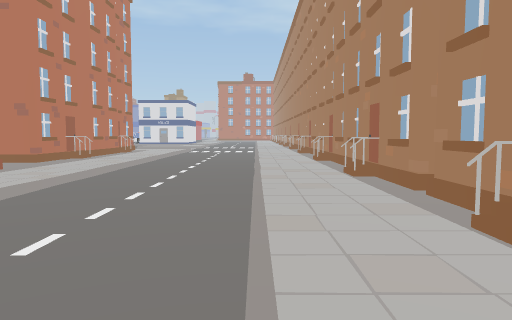
View 1 (above)

23 first-person views from a walk through a Unity game level. The camera is 1.3 m above the floor, tilts 4° down and sees 70° across. The floor is counted in squares, 2 m on a side. Each view is taken from the middle of a square. On the plan, view 1 faces up. The plan holds only what a view shows up to about 11 squares ahead; the rest is blank. The place goes on beyond the plan. The player character is not drawn.

View 2
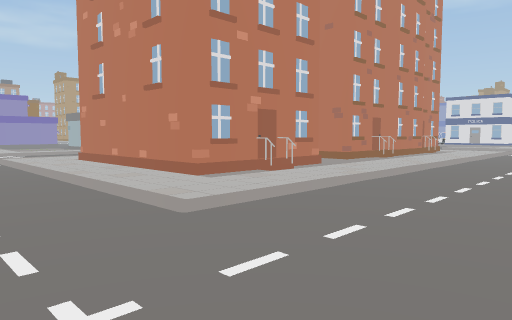

View 3
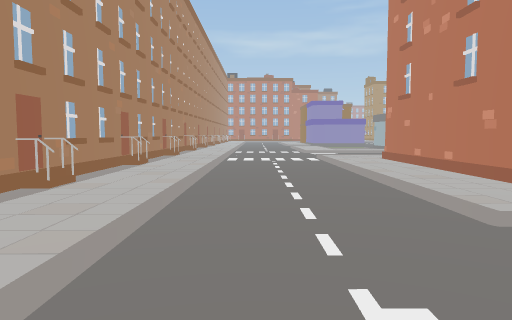

View 4
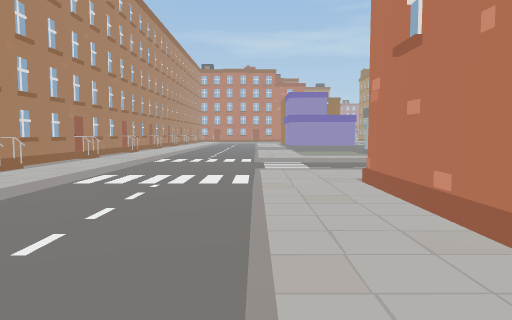

View 5
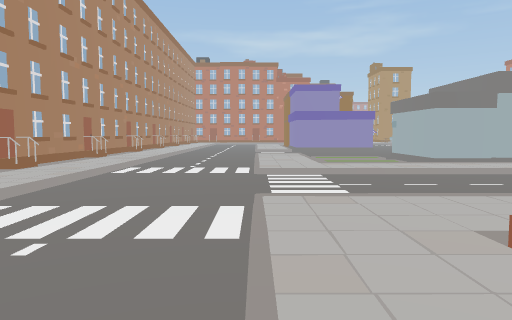

View 6
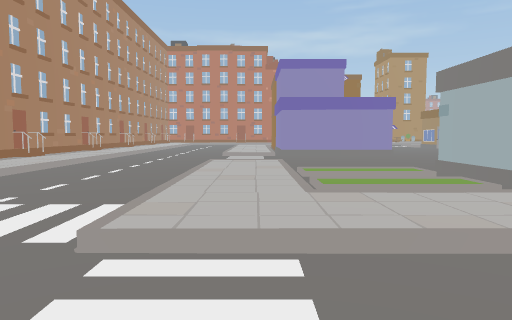

View 7
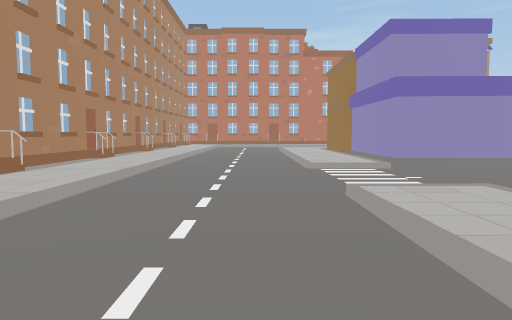

View 8
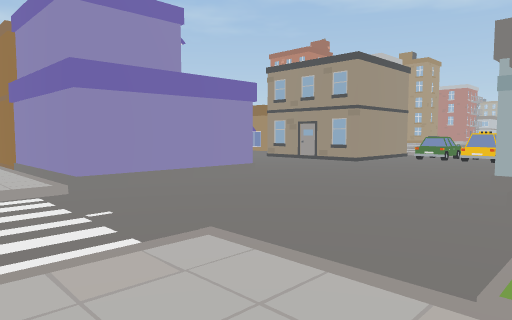

View 9
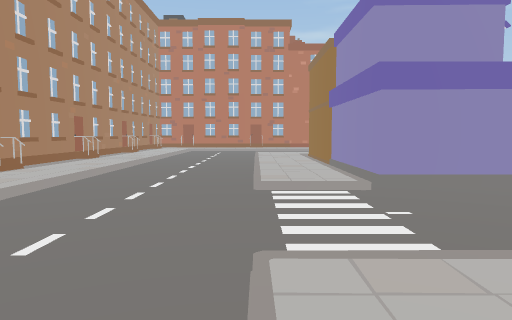

View 10
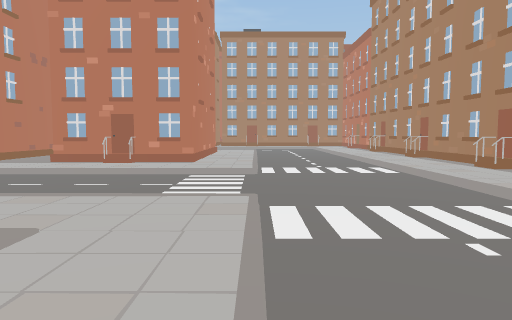

View 11
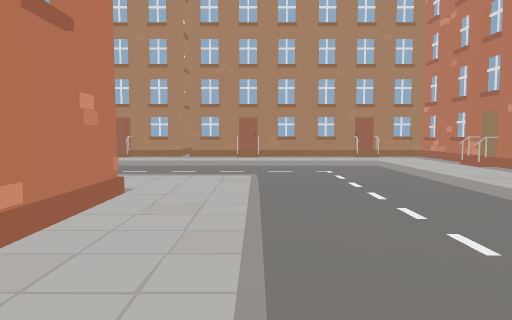

View 12
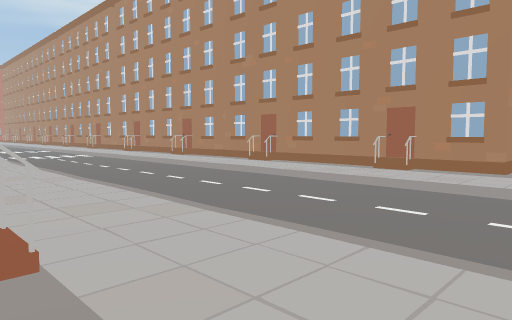

View 13
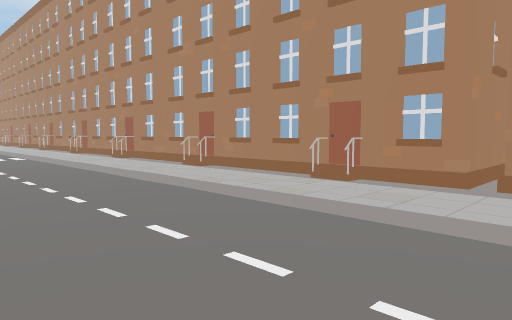

View 14
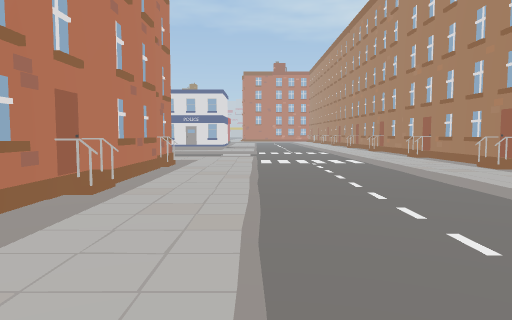

View 15
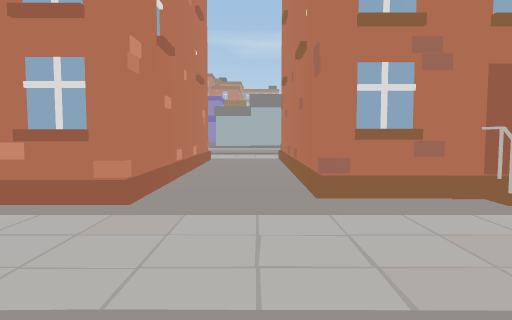

View 16
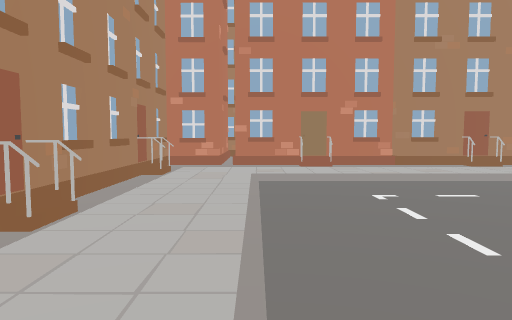

View 17
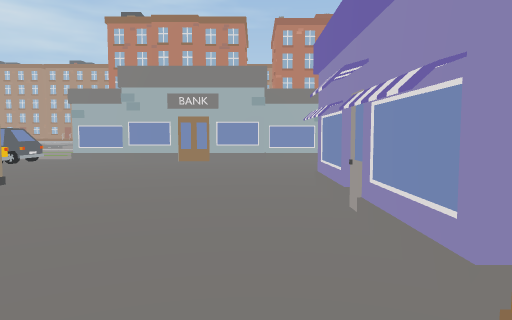

View 18
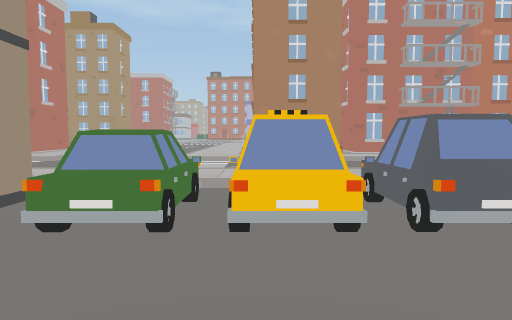

View 19
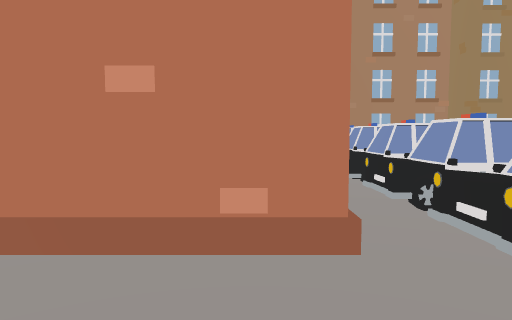

View 20
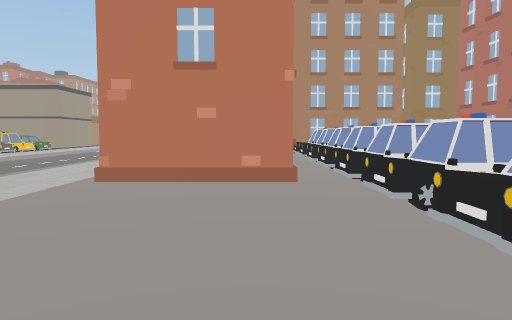

View 21
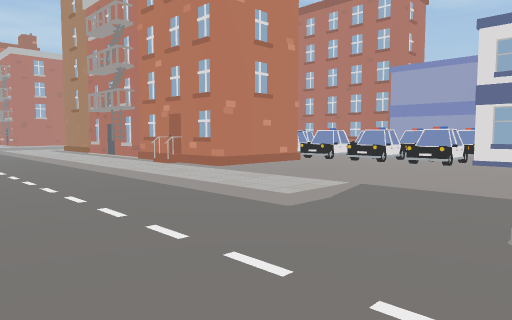

View 22
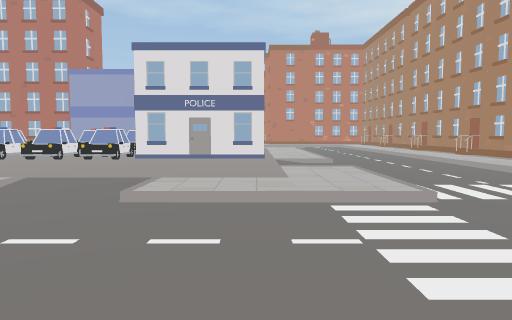

View 23
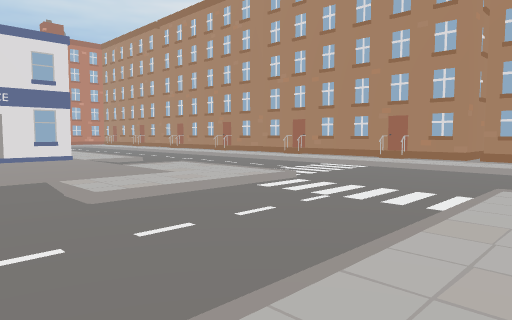

### Floor plan
Key: @ floor where view 1 was taken; # wall or solid block; . main floor; : floor 0.25 m higher than the main floor; / step, stairs or slope; H house; C car; O other object.
Columns run from 30 left of view 1 to 4 right of it. Each row starts with its distance up from view 1.
 27            HCCCCCCC CC    :/../:H
 26            HCCCCCCCCCCO##O:/../:#
 25            HCHHCHHCCCC::::..../:
 24                H  #:::::::..../:
 23                   #::::::::/../:
 22       /:   ###H####::::::::/../:#
 21       /:   :::::::::::..:::/../:#
 20    /  //  ////////////..////../:##
 19    ..  .  ..................../:H##
 18     .  .    ................../:H
 17        //   //       ///////../:#
 16        :::            :::::/../:#
 15        CC.C              H:/../:#
 14       .CCCC:             #:/../:#
 13       ...C./             #:/../:#
 12       .....#             #:/../:H
 11    H .....##             #:/../:#
 10    .......#             ##:/../:#
  9   ........#         H####H:/../:#
  8  .........## #:   /::::::::/../:#
  7   HH#H.....###:/  /:######:/../:#
  6       .....///:/../:#    #:/../:#
  5       .....: /:/../:##  ##:/../:H
  4 ######.....://:/../:H####H:/../:###
  3 ::::::/../:::::/../::::::::/../:#
  2 ///////..///////..//////////../:#
  1 ............................../:H
  0 ..............................@:#
 -1 ///////////////////////////////:#
 -2 ::::::::::::::::::::::::::::::::#
 -3 ###H##### H######H######H#####HH#
 -4                                ##

Positions as (right, up) in squares from view 1, and headings:
1: (0, 0), facing up
2: (0, 0), facing up-left
3: (0, 0), facing left
4: (-5, 2), facing left
5: (-8, 2), facing left
6: (-13, 3), facing left
7: (-17, 1), facing left
8: (-19, 2), facing up-left
9: (-19, 2), facing left
10: (-19, 2), facing right
11: (-9, 2), facing right
12: (-5, 3), facing up-right
13: (-3, 3), facing up-right
14: (-3, 6), facing up
15: (-2, 8), facing left
16: (0, 5), facing down
17: (-29, 8), facing right
18: (-22, 11), facing up
19: (-10, 24), facing left
20: (-7, 24), facing left
21: (-6, 17), facing up-left
22: (-5, 16), facing up
23: (-8, 16), facing up-right
